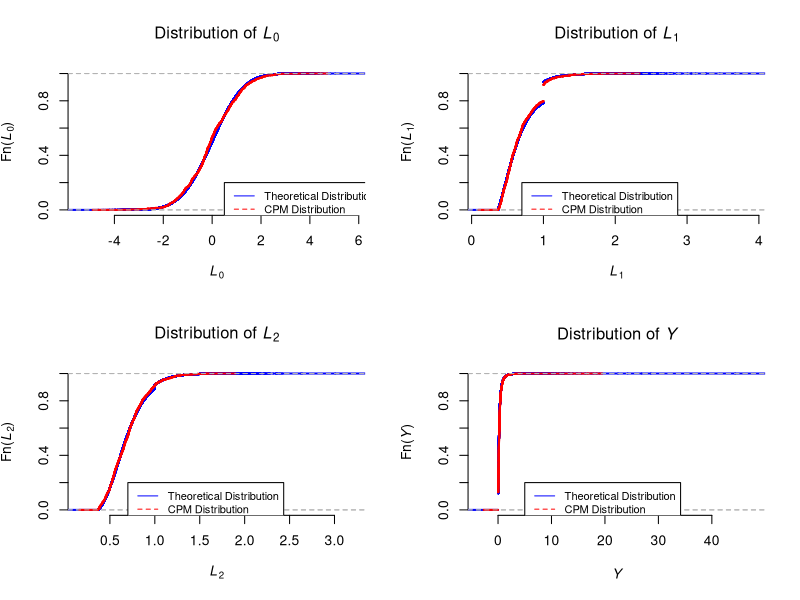
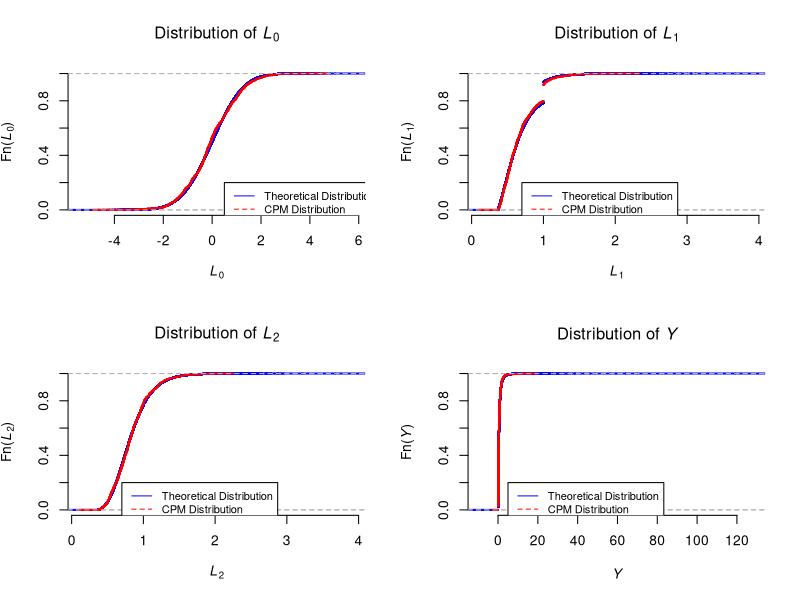
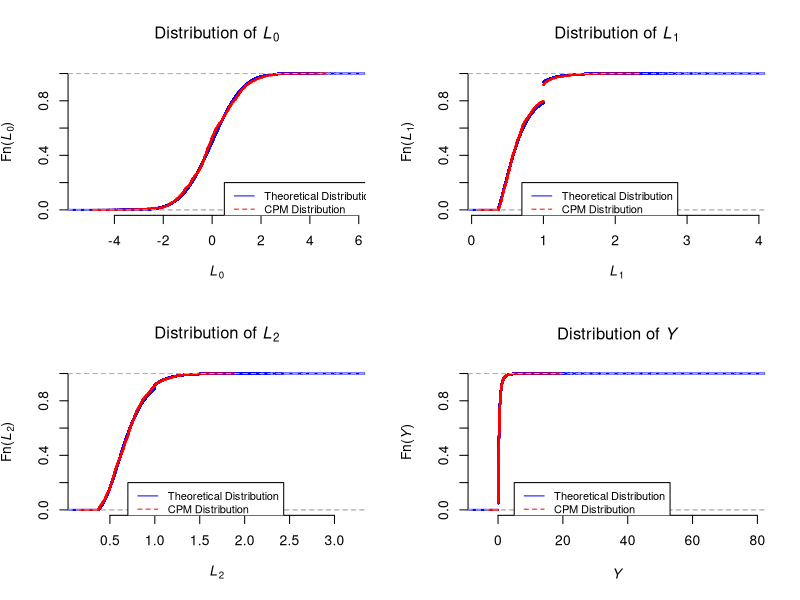
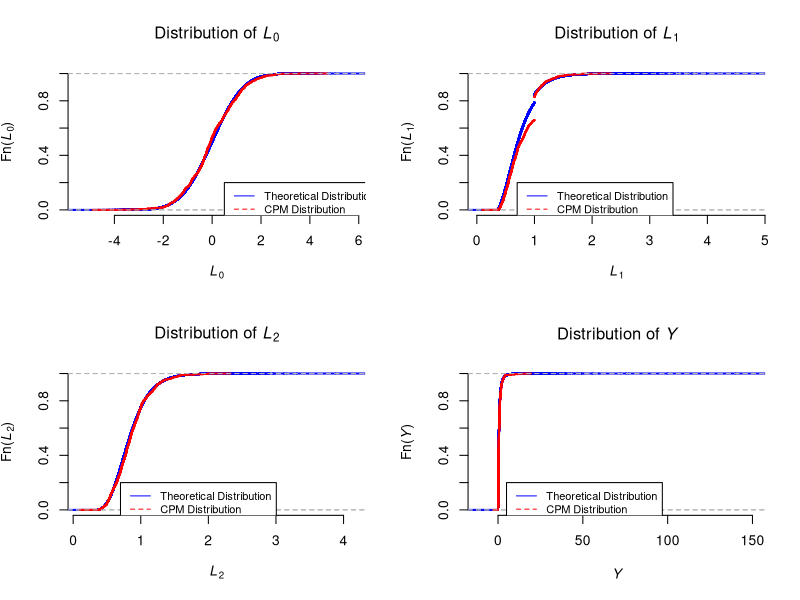

These figures' R source, in order:
## ---- chunk 1
##G-computation with a CPM vs. a Parametric Model 
library(rms)

## Set seed
set.seed(100)

## Define useful functions
expit <- function(x) {exp(x)/(1 + exp(x))}

pull.one <- function(x, y, fhat)
{
  return(y[max(which(fhat < x))])
}

## Simulation parameters
alpha0 <- -0.3
alpha1 <- 0.7
alpha2 <- 0.5
alpha3 <- 0.7

sigma0 <- -0.6
sigma1 <- 0.25
sigma2 <- 0.2

beta0 <- -2.5
beta1 <- 0.2
beta2 <- 0.1
beta3 <- 0.4
beta4 <- 0.3
beta5 <- 0.6
beta6 <- 0.5
sigmaY <- 0.3

s <- 1
s.d <- 0.3

c <- 1
d <- 1

if(c == 1){
  A1 = 0
  A2 = 0
  A3 = 0
  sa1 = 0
  sa2 = 0
  sa3 = 0
}

if(c == 2){
  A1 = 0
  A2 = 1
  A3 = 1
  sa1 = 0
  sa2 = 1
  sa3 = 1
}

if(c == 3){
  A1 = 0
  A2 = 0
  A3 = 1
  sa1 = 0
  sa2 = 0
  sa3 = 1
}

if(c == 4){
  A1 = 1
  A2 = 1
  A3 = 1
  sa1 = 1
  sa2 = 1
  sa3 = 1
}

### True outcomes 
## Time Point 1
N_true <- 1e6
L1 <- rnorm(N_true, mean = 0, sd = s)

## Time Point 2
eps.l2 <- rnorm(N_true, mean = 0, sd = s.d)
L2 <- sigma0 + sigma1 * L1 + sigma2 * A1 + eps.l2
L2[L2 < -1] <- 0

if(d == 1){
L2[L2 > -1] <- exp(L2[L2 > -1])
}

if(d == 2){
L2[L2 > -1] <- (L2[L2 > -1])^2
}

if(d == 3){
L2[L2 > -1] <- abs(L2[L2 > -1])
}

## Time Point 3
eps.l3 <- rnorm(N_true, mean = 0, sd = s.d)
L3 <- sigma0 + sigma1 * L2 + sigma2 * A2 + eps.l3
L3[L3 < -1] <- 0

if(d == 1){
  L3[L3 > -1] <- exp(L3[L3 > -1])
}

if(d == 2){
  L3[L3 > -1] <- (L3[L3 > -1])^ 2
}

if(d == 3){
  L3[L3 > -1] <- abs(L3[L3 > -1])
}

## Final Outcome 
eps.Y <- rnorm(N_true, mean = 0, sd = s)
Ystar <- beta0 + beta1*L1 + beta2*A1 + beta3*L2 + beta4*A2 + beta5*L3 + beta6*A3 + eps.Y
Y_true <- Ystar
Y_true[Ystar < -3] <- 0

if(d == 1){
Y_true[Ystar > -3] <- exp(Ystar[Ystar > -3])
}

if(d == 2){
Y_true[Ystar > -3] <- (Ystar[Ystar > -3])^2
}

if(d == 3){
Y_true[Ystar > -3] <- abs(Ystar[Ystar > -3])
}

my0_true <- mean(Y_true)
## ---- chunk 2
par(mfrow=c(2,2))
begin <- Sys.time()
## Simulation parameters
N <- 1000
M <- 5000 #Monte-Carlo iterations within standardization
nsim <- 1

## Question 1: Does mean(res) reflect true outcome, my0?

for (j in 1:nsim){
## Generate data
## First Time Point
l1 <- rnorm(N, mean = 0, sd = s)
a1 <- rbinom(N, 1, expit(alpha0 + alpha1 * l1))

## Second Time Point
eps.l2 <- rnorm(N, mean = 0, sd = s.d)
l2 <- sigma0 + sigma1 * l1 + sigma2 * a1 + eps.l2
l2[l2 < -1] <- 0

if(d == 1){
l2[l2 > -1] <- exp(l2[l2 > -1])
}

if(d == 2){
l2[l2 > -1] <- (l2[l2 > -1])^2
}

if(d == 3){
l2[l2 > -1] <- abs(l2[l2 > -1])
}

a2 <- rbinom(N, 1, expit(alpha0 + alpha1 * l1 + alpha2 * a1 + alpha3 * l2))

## Third Time Point
eps.l3 <- rnorm(N, mean = 0, sd = s.d)
l3 <- sigma0 + sigma1 * l2 + sigma2 * a2 + eps.l3
l3[l3 < -1] <- 0

if(d == 1){
  l3[l3 > -1] <- exp(l3[l3 > -1])
}

if(d == 2){
  l3[l3 > -1] <- (l3[l3 > -1])^ 2
}

if(d == 3){
  l3[l3 > -1] <- abs(l3[l3 > -1])
}

a3 <- rbinom(N, 1, expit(alpha0 + alpha1 * l2 + alpha2 * a2 + alpha3 * l3))

## Final Outcome
eps.Y <- rnorm(N, mean = 0, sd = s)
Ystar <- beta0 + beta1*l1 + beta2*a1 + beta3*l2 + beta4*a2 + beta5*l3 + beta6*a3 + eps.Y
Y <- Ystar
Y[Ystar < -3] <- 0

if(d == 1){
Y[Ystar > -3] <- exp(Ystar[Ystar > -3])
}

if(d == 2){
Y[Ystar > -3] <- (Ystar[Ystar > -3])^2
}

if(d == 3){
Y[Ystar > -3] <- abs(Ystar[Ystar > -3])
}

## Simulated data set:
dat <- data.frame(cbind(l1, a1, l2, a2, l3, a3, Y))
names(dat) <- c("l1", "a1", "l2", "a2", "l3", "a3", "Y")
    
## Estimate sigmas using a CPM
zz <- orm(l2 ~ l1 + a1, data = dat, family = "probit")
alpha.hat1 <- as.numeric(zz$coef[-c((length(zz$coef) - 1):length(zz$coef))])
sigma1.hat1 <- as.numeric(zz$coef[length(zz$coef) - 1]) 
sigma2.hat1 <- as.numeric(zz$coef[length(zz$coef)]) 

## Estimate sigmas using a CPM
xx <- orm(l3 ~ l2 + a2, data = dat, family = "probit")
alpha.hat2 <- as.numeric(xx$coef[-c((length(xx$coef) - 1):length(xx$coef))])
sigma1.hat2 <- as.numeric(xx$coef[length(xx$coef) - 1]) 
sigma2.hat2 <- as.numeric(xx$coef[length(xx$coef)]) 

## Estimate betas using a CPM
reg.y <- orm(Y ~ l1 + a1 + l2 + a2 + l3 + a3, data = dat, family = 'probit')
alpha.hat3 <- as.numeric(reg.y$coef[-c((length(reg.y$coef) - 5):length(reg.y$coef))])
beta1.hat <- as.numeric(reg.y$coef[length(reg.y$coef) - 5]) 
beta2.hat <- as.numeric(reg.y$coef[length(reg.y$coef) - 4]) 
beta3.hat <- as.numeric(reg.y$coef[length(reg.y$coef) - 3]) 
beta4.hat <- as.numeric(reg.y$coef[length(reg.y$coef) - 2]) 
beta5.hat <- as.numeric(reg.y$coef[length(reg.y$coef) - 1]) 
beta6.hat <- as.numeric(reg.y$coef[length(reg.y$coef)]) 

## Goal: Approximate integral of E[Y|A = a, L = l] with respect to f_L(l)

## First for a = 0, a1 = 0, and a2 = 0
tmp1 <- matrix(0, nrow = length(alpha.hat1), ncol = M)
tmp2 <- matrix(0, nrow = length(alpha.hat2), ncol = M)
tmp3 <- matrix(0, nrow = length(alpha.hat3), ncol = M)

sl1 <- sample(dat$l1, size = M, replace = TRUE)

for (i in 1:length(alpha.hat1))
{
  tmp1[i,] <- as.numeric(1 - pnorm(alpha.hat1[i] + sigma1.hat1*sl1 + sigma2.hat1*sa1, mean = 0, sd = 1))
}
tmp1 <- rbind(0, tmp1)
sl2 <- rep(0, M)
for (i in 1:M)
{
  F.hat1 <- tmp1[,i]
  sl2[i] <- pull.one(x = runif(1, 0, 1), y = sort(unique(dat$l2)), fhat = F.hat1)
}

for (n in 1:length(alpha.hat2))
{
  tmp2[n,] <- as.numeric(1 - pnorm(alpha.hat2[n] + sigma1.hat2*sl2 + sigma2.hat2*sa2, mean = 0, sd = 1))
}
tmp2 <- rbind(0, tmp2)
sl3 <- rep(0, M)
for (i in 1:M)
{
  F.hat2 <- tmp2[,i]
  sl3[i] <- pull.one(x = runif(1, 0, 1), y = sort(unique(dat$l3)), fhat = F.hat2)
}

for (k in 1:length(alpha.hat3))
{
  tmp3[k,] <- as.numeric(1 - pnorm(alpha.hat3[k] + beta1.hat*sl1 + beta2.hat*sa1 + beta3.hat*sl2 + beta4.hat*sa2 + beta5.hat*sl3 + beta6.hat*sa3, mean = 0, sd = 1))
}
tmp3 <- rbind(0, tmp3)
sy0 <- rep(0, M)
for (k in 1:M)
{
  F.hat3 <- tmp3[,k]
  sy0[k] <- pull.one(x = runif(1, 0, 1), y = sort(unique(dat$Y)), fhat = F.hat3)
}
m0 <- mean(sy0)

if (round(j/10) == (j/10)) {print(paste(j, "simulations complete!"))}
}

end <- Sys.time()
end - begin

#Bias
print(paste("Estimated Outcome", m0)) 
print(paste("True Outcome", my0_true)) 
print(paste("Bias", m0 - my0_true)) 

#Plot of Theoretical Distribution and CPM Distribution of L1
hg_L1_true <- ecdf(L1) 
hg_L1_CPM <- ecdf(sl1) 

plot(hg_L1_true, col = "blue", xlab = expression(paste(italic(L)[0])), ylab = expression(paste("Fn(", italic(L)[0], ")")), main = expression(paste("Distribution of ", italic(L)[0])), do.points = FALSE, lwd = 2, frame.plot = FALSE)
plot(hg_L1_CPM, col = "red", add = TRUE, do.points = FALSE, lwd = 2)
legend(0.5, 0.2, legend=c("Theoretical Distribution", "CPM Distribution"),
       col=c("blue", "red"), lty=1:2, cex=0.8)

#Plot of Theoretical Distribution and CPM Distribution of L2
hg_L2_true <- ecdf(L2) 
hg_L2_CPM <- ecdf(sl2) 

plot(hg_L2_true, col = "blue", xlab = expression(paste(italic(L)[1])), ylab = expression(paste("Fn(", italic(L)[1], ")")), main = expression(paste("Distribution of ", italic(L)[1])), do.points = FALSE, lwd = 2, frame.plot = FALSE)
plot(hg_L2_CPM, col = "red", add = TRUE, do.points = FALSE, lwd = 2)
legend(0.7, 0.2, legend=c("Theoretical Distribution", "CPM Distribution"),
       col=c("blue", "red"), lty=1:2, cex=0.8)

#Plot of Theoretical Distribution and CPM Distribution of L3
hg_L3_true <- ecdf(L3) 
hg_L3_CPM <- ecdf(sl3) 

plot(hg_L3_true, col = "blue", xlab = expression(paste(italic(L)[2])), ylab = expression(paste("Fn(", italic(L)[2], ")")), main = expression(paste("Distribution of ", italic(L)[2])), do.points = FALSE, lwd = 2, frame.plot = FALSE)
plot(hg_L3_CPM, col = "red", add = TRUE, do.points = FALSE, lwd = 2)
legend(0.7, 0.2, legend=c("Theoretical Distribution", "CPM Distribution"),
       col=c("blue", "red"), lty=1:2, cex=0.8)

#Plot of Theoretical Distribution and CPM Distribution of Y
hg_Y_true <- ecdf(Y_true)
hg_Y_CPM <- ecdf(sy0)

plot(hg_Y_true, col = "blue", xlab = substitute(paste(italic('Y'))), ylab = substitute(paste("Fn(", italic("Y"), ")")), main = expression(paste("Distribution of ", italic(Y))), do.points = FALSE, lwd = 2, frame.plot = FALSE)
plot(hg_Y_CPM, col = "red", add = TRUE, do.points = FALSE, lwd = 2)
legend(5, 0.2, legend=c("Theoretical Distribution", "CPM Distribution"),
       col=c("blue", "red"), lty=1:2, cex=0.8)
## ---- chunk 3
##G-computation with a CPM vs. a Parametric Model 
library(rms)

## Set seed
set.seed(100)

## Define useful functions
expit <- function(x) {exp(x)/(1 + exp(x))}

pull.one <- function(x, y, fhat)
{
  return(y[max(which(fhat < x))])
}

## Simulation parameters
alpha0 <- -0.3
alpha1 <- 0.7
alpha2 <- 0.5
alpha3 <- 0.7

sigma0 <- -0.6
sigma1 <- 0.25
sigma2 <- 0.2

beta0 <- -2.5
beta1 <- 0.2
beta2 <- 0.1
beta3 <- 0.4
beta4 <- 0.3
beta5 <- 0.6
beta6 <- 0.5
sigmaY <- 0.3

s <- 1
s.d <- 0.3

c <- 2
d <- 1

if(c == 1){
  A1 = 0
  A2 = 0
  A3 = 0
  sa1 = 0
  sa2 = 0
  sa3 = 0
}

if(c == 2){
  A1 = 0
  A2 = 1
  A3 = 1
  sa1 = 0
  sa2 = 1
  sa3 = 1
}

if(c == 3){
  A1 = 0
  A2 = 0
  A3 = 1
  sa1 = 0
  sa2 = 0
  sa3 = 1
}

if(c == 4){
  A1 = 1
  A2 = 1
  A3 = 1
  sa1 = 1
  sa2 = 1
  sa3 = 1
}

### True outcomes 
## Time Point 1
N_true <- 1e6
L1 <- rnorm(N_true, mean = 0, sd = s)

## Time Point 2
eps.l2 <- rnorm(N_true, mean = 0, sd = s.d)
L2 <- sigma0 + sigma1 * L1 + sigma2 * A1 + eps.l2
L2[L2 < -1] <- 0

if(d == 1){
L2[L2 > -1] <- exp(L2[L2 > -1])
}

if(d == 2){
L2[L2 > -1] <- (L2[L2 > -1])^2
}

if(d == 3){
L2[L2 > -1] <- abs(L2[L2 > -1])
}

## Time Point 3
eps.l3 <- rnorm(N_true, mean = 0, sd = s.d)
L3 <- sigma0 + sigma1 * L2 + sigma2 * A2 + eps.l3
L3[L3 < -1] <- 0

if(d == 1){
  L3[L3 > -1] <- exp(L3[L3 > -1])
}

if(d == 2){
  L3[L3 > -1] <- (L3[L3 > -1])^ 2
}

if(d == 3){
  L3[L3 > -1] <- abs(L3[L3 > -1])
}

## Final Outcome 
eps.Y <- rnorm(N_true, mean = 0, sd = s)
Ystar <- beta0 + beta1*L1 + beta2*A1 + beta3*L2 + beta4*A2 + beta5*L3 + beta6*A3 + eps.Y
Y_true <- Ystar
Y_true[Ystar < -3] <- 0

if(d == 1){
Y_true[Ystar > -3] <- exp(Ystar[Ystar > -3])
}

if(d == 2){
Y_true[Ystar > -3] <- (Ystar[Ystar > -3])^2
}

if(d == 3){
Y_true[Ystar > -3] <- abs(Ystar[Ystar > -3])
}

my0_true <- mean(Y_true)
## ---- chunk 4
par(mfrow=c(2,2))
begin <- Sys.time()
## Simulation parameters
N <- 1000
M <- 5000 #Monte-Carlo iterations within standardization
nsim <- 1

## Question 1: Does mean(res) reflect true outcome, my0?

for (j in 1:nsim){
## Generate data
## First Time Point
l1 <- rnorm(N, mean = 0, sd = s)
a1 <- rbinom(N, 1, expit(alpha0 + alpha1 * l1))

## Second Time Point
eps.l2 <- rnorm(N, mean = 0, sd = s.d)
l2 <- sigma0 + sigma1 * l1 + sigma2 * a1 + eps.l2
l2[l2 < -1] <- 0

if(d == 1){
l2[l2 > -1] <- exp(l2[l2 > -1])
}

if(d == 2){
l2[l2 > -1] <- (l2[l2 > -1])^2
}

if(d == 3){
l2[l2 > -1] <- abs(l2[l2 > -1])
}

a2 <- rbinom(N, 1, expit(alpha0 + alpha1 * l1 + alpha2 * a1 + alpha3 * l2))

## Third Time Point
eps.l3 <- rnorm(N, mean = 0, sd = s.d)
l3 <- sigma0 + sigma1 * l2 + sigma2 * a2 + eps.l3
l3[l3 < -1] <- 0

if(d == 1){
  l3[l3 > -1] <- exp(l3[l3 > -1])
}

if(d == 2){
  l3[l3 > -1] <- (l3[l3 > -1])^ 2
}

if(d == 3){
  l3[l3 > -1] <- abs(l3[l3 > -1])
}

a3 <- rbinom(N, 1, expit(alpha0 + alpha1 * l2 + alpha2 * a2 + alpha3 * l3))

## Final Outcome
eps.Y <- rnorm(N, mean = 0, sd = s)
Ystar <- beta0 + beta1*l1 + beta2*a1 + beta3*l2 + beta4*a2 + beta5*l3 + beta6*a3 + eps.Y
Y <- Ystar
Y[Ystar < -3] <- 0

if(d == 1){
Y[Ystar > -3] <- exp(Ystar[Ystar > -3])
}

if(d == 2){
Y[Ystar > -3] <- (Ystar[Ystar > -3])^2
}

if(d == 3){
Y[Ystar > -3] <- abs(Ystar[Ystar > -3])
}

## Simulated data set:
dat <- data.frame(cbind(l1, a1, l2, a2, l3, a3, Y))
names(dat) <- c("l1", "a1", "l2", "a2", "l3", "a3", "Y")
    
## Estimate sigmas using a CPM
zz <- orm(l2 ~ l1 + a1, data = dat, family = "probit")
alpha.hat1 <- as.numeric(zz$coef[-c((length(zz$coef) - 1):length(zz$coef))])
sigma1.hat1 <- as.numeric(zz$coef[length(zz$coef) - 1]) 
sigma2.hat1 <- as.numeric(zz$coef[length(zz$coef)]) 

## Estimate sigmas using a CPM
xx <- orm(l3 ~ l2 + a2, data = dat, family = "probit")
alpha.hat2 <- as.numeric(xx$coef[-c((length(xx$coef) - 1):length(xx$coef))])
sigma1.hat2 <- as.numeric(xx$coef[length(xx$coef) - 1]) 
sigma2.hat2 <- as.numeric(xx$coef[length(xx$coef)]) 

## Estimate betas using a CPM
reg.y <- orm(Y ~ l1 + a1 + l2 + a2 + l3 + a3, data = dat, family = 'probit')
alpha.hat3 <- as.numeric(reg.y$coef[-c((length(reg.y$coef) - 5):length(reg.y$coef))])
beta1.hat <- as.numeric(reg.y$coef[length(reg.y$coef) - 5]) 
beta2.hat <- as.numeric(reg.y$coef[length(reg.y$coef) - 4]) 
beta3.hat <- as.numeric(reg.y$coef[length(reg.y$coef) - 3]) 
beta4.hat <- as.numeric(reg.y$coef[length(reg.y$coef) - 2]) 
beta5.hat <- as.numeric(reg.y$coef[length(reg.y$coef) - 1]) 
beta6.hat <- as.numeric(reg.y$coef[length(reg.y$coef)]) 

## Goal: Approximate integral of E[Y|A = a, L = l] with respect to f_L(l)

## First for a = 0, a1 = 0, and a2 = 0
tmp1 <- matrix(0, nrow = length(alpha.hat1), ncol = M)
tmp2 <- matrix(0, nrow = length(alpha.hat2), ncol = M)
tmp3 <- matrix(0, nrow = length(alpha.hat3), ncol = M)

sl1 <- sample(dat$l1, size = M, replace = TRUE)

for (i in 1:length(alpha.hat1))
{
  tmp1[i,] <- as.numeric(1 - pnorm(alpha.hat1[i] + sigma1.hat1*sl1 + sigma2.hat1*sa1, mean = 0, sd = 1))
}
tmp1 <- rbind(0, tmp1)
sl2 <- rep(0, M)
for (i in 1:M)
{
  F.hat1 <- tmp1[,i]
  sl2[i] <- pull.one(x = runif(1, 0, 1), y = sort(unique(dat$l2)), fhat = F.hat1)
}

for (n in 1:length(alpha.hat2))
{
  tmp2[n,] <- as.numeric(1 - pnorm(alpha.hat2[n] + sigma1.hat2*sl2 + sigma2.hat2*sa2, mean = 0, sd = 1))
}
tmp2 <- rbind(0, tmp2)
sl3 <- rep(0, M)
for (i in 1:M)
{
  F.hat2 <- tmp2[,i]
  sl3[i] <- pull.one(x = runif(1, 0, 1), y = sort(unique(dat$l3)), fhat = F.hat2)
}

for (k in 1:length(alpha.hat3))
{
  tmp3[k,] <- as.numeric(1 - pnorm(alpha.hat3[k] + beta1.hat*sl1 + beta2.hat*sa1 + beta3.hat*sl2 + beta4.hat*sa2 + beta5.hat*sl3 + beta6.hat*sa3, mean = 0, sd = 1))
}
tmp3 <- rbind(0, tmp3)
sy0 <- rep(0, M)
for (k in 1:M)
{
  F.hat3 <- tmp3[,k]
  sy0[k] <- pull.one(x = runif(1, 0, 1), y = sort(unique(dat$Y)), fhat = F.hat3)
}
m0 <- mean(sy0)

if (round(j/10) == (j/10)) {print(paste(j, "simulations complete!"))}
}

end <- Sys.time()
end - begin

#Bias
print(paste("Estimated Outcome", m0)) 
print(paste("True Outcome", my0_true)) 
print(paste("Bias", m0 - my0_true)) 

#Plot of Theoretical Distribution and CPM Distribution of L1
hg_L1_true <- ecdf(L1) 
hg_L1_CPM <- ecdf(sl1) 

plot(hg_L1_true, col = "blue", xlab = expression(paste(italic(L)[0])), ylab = expression(paste("Fn(", italic(L)[0], ")")), main = expression(paste("Distribution of ", italic(L)[0])), do.points = FALSE, lwd = 2, frame.plot = FALSE)
plot(hg_L1_CPM, col = "red", add = TRUE, do.points = FALSE, lwd = 2)
legend(0.5, 0.2, legend=c("Theoretical Distribution", "CPM Distribution"),
       col=c("blue", "red"), lty=1:2, cex=0.8)

#Plot of Theoretical Distribution and CPM Distribution of L2
hg_L2_true <- ecdf(L2) 
hg_L2_CPM <- ecdf(sl2) 

plot(hg_L2_true, col = "blue", xlab = expression(paste(italic(L)[1])), ylab = expression(paste("Fn(", italic(L)[1], ")")), main = expression(paste("Distribution of ", italic(L)[1])), do.points = FALSE, lwd = 2, frame.plot = FALSE)
plot(hg_L2_CPM, col = "red", add = TRUE, do.points = FALSE, lwd = 2)
legend(0.7, 0.2, legend=c("Theoretical Distribution", "CPM Distribution"),
       col=c("blue", "red"), lty=1:2, cex=0.8)

#Plot of Theoretical Distribution and CPM Distribution of L3
hg_L3_true <- ecdf(L3) 
hg_L3_CPM <- ecdf(sl3) 

plot(hg_L3_true, col = "blue", xlab = expression(paste(italic(L)[2])), ylab = expression(paste("Fn(", italic(L)[2], ")")), main = expression(paste("Distribution of ", italic(L)[2])), do.points = FALSE, lwd = 2, frame.plot = FALSE)
plot(hg_L3_CPM, col = "red", add = TRUE, do.points = FALSE, lwd = 2)
legend(0.7, 0.2, legend=c("Theoretical Distribution", "CPM Distribution"),
       col=c("blue", "red"), lty=1:2, cex=0.8)

#Plot of Theoretical Distribution and CPM Distribution of Y
hg_Y_true <- ecdf(Y_true)
hg_Y_CPM <- ecdf(sy0)

plot(hg_Y_true, col = "blue", xlab = substitute(paste(italic('Y'))), ylab = substitute(paste("Fn(", italic("Y"), ")")), main = expression(paste("Distribution of ", italic(Y))), do.points = FALSE, lwd = 2, frame.plot = FALSE)
plot(hg_Y_CPM, col = "red", add = TRUE, do.points = FALSE, lwd = 2)
legend(5, 0.2, legend=c("Theoretical Distribution", "CPM Distribution"),
       col=c("blue", "red"), lty=1:2, cex=0.8)
## ---- chunk 5
##G-computation with a CPM vs. a Parametric Model 
library(rms)

## Set seed
set.seed(100)

## Define useful functions
expit <- function(x) {exp(x)/(1 + exp(x))}

pull.one <- function(x, y, fhat)
{
  return(y[max(which(fhat < x))])
}

## Simulation parameters
alpha0 <- -0.3
alpha1 <- 0.7
alpha2 <- 0.5
alpha3 <- 0.7

sigma0 <- -0.6
sigma1 <- 0.25
sigma2 <- 0.2

beta0 <- -2.5
beta1 <- 0.2
beta2 <- 0.1
beta3 <- 0.4
beta4 <- 0.3
beta5 <- 0.6
beta6 <- 0.5
sigmaY <- 0.3

s <- 1
s.d <- 0.3

c <- 3
d <- 1

if(c == 1){
  A1 = 0
  A2 = 0
  A3 = 0
  sa1 = 0
  sa2 = 0
  sa3 = 0
}

if(c == 2){
  A1 = 0
  A2 = 1
  A3 = 1
  sa1 = 0
  sa2 = 1
  sa3 = 1
}

if(c == 3){
  A1 = 0
  A2 = 0
  A3 = 1
  sa1 = 0
  sa2 = 0
  sa3 = 1
}

if(c == 4){
  A1 = 1
  A2 = 1
  A3 = 1
  sa1 = 1
  sa2 = 1
  sa3 = 1
}

### True outcomes 
## Time Point 1
N_true <- 1e6
L1 <- rnorm(N_true, mean = 0, sd = s)

## Time Point 2
eps.l2 <- rnorm(N_true, mean = 0, sd = s.d)
L2 <- sigma0 + sigma1 * L1 + sigma2 * A1 + eps.l2
L2[L2 < -1] <- 0

if(d == 1){
L2[L2 > -1] <- exp(L2[L2 > -1])
}

if(d == 2){
L2[L2 > -1] <- (L2[L2 > -1])^2
}

if(d == 3){
L2[L2 > -1] <- abs(L2[L2 > -1])
}

## Time Point 3
eps.l3 <- rnorm(N_true, mean = 0, sd = s.d)
L3 <- sigma0 + sigma1 * L2 + sigma2 * A2 + eps.l3
L3[L3 < -1] <- 0

if(d == 1){
  L3[L3 > -1] <- exp(L3[L3 > -1])
}

if(d == 2){
  L3[L3 > -1] <- (L3[L3 > -1])^ 2
}

if(d == 3){
  L3[L3 > -1] <- abs(L3[L3 > -1])
}

## Final Outcome 
eps.Y <- rnorm(N_true, mean = 0, sd = s)
Ystar <- beta0 + beta1*L1 + beta2*A1 + beta3*L2 + beta4*A2 + beta5*L3 + beta6*A3 + eps.Y
Y_true <- Ystar
Y_true[Ystar < -3] <- 0

if(d == 1){
Y_true[Ystar > -3] <- exp(Ystar[Ystar > -3])
}

if(d == 2){
Y_true[Ystar > -3] <- (Ystar[Ystar > -3])^2
}

if(d == 3){
Y_true[Ystar > -3] <- abs(Ystar[Ystar > -3])
}

my0_true <- mean(Y_true)
## ---- chunk 6
par(mfrow=c(2,2))
begin <- Sys.time()
## Simulation parameters
N <- 1000
M <- 5000 #Monte-Carlo iterations within standardization
nsim <- 1

## Question 1: Does mean(res) reflect true outcome, my0?

for (j in 1:nsim){
## Generate data
## First Time Point
l1 <- rnorm(N, mean = 0, sd = s)
a1 <- rbinom(N, 1, expit(alpha0 + alpha1 * l1))

## Second Time Point
eps.l2 <- rnorm(N, mean = 0, sd = s.d)
l2 <- sigma0 + sigma1 * l1 + sigma2 * a1 + eps.l2
l2[l2 < -1] <- 0

if(d == 1){
l2[l2 > -1] <- exp(l2[l2 > -1])
}

if(d == 2){
l2[l2 > -1] <- (l2[l2 > -1])^2
}

if(d == 3){
l2[l2 > -1] <- abs(l2[l2 > -1])
}

a2 <- rbinom(N, 1, expit(alpha0 + alpha1 * l1 + alpha2 * a1 + alpha3 * l2))

## Third Time Point
eps.l3 <- rnorm(N, mean = 0, sd = s.d)
l3 <- sigma0 + sigma1 * l2 + sigma2 * a2 + eps.l3
l3[l3 < -1] <- 0

if(d == 1){
  l3[l3 > -1] <- exp(l3[l3 > -1])
}

if(d == 2){
  l3[l3 > -1] <- (l3[l3 > -1])^ 2
}

if(d == 3){
  l3[l3 > -1] <- abs(l3[l3 > -1])
}

a3 <- rbinom(N, 1, expit(alpha0 + alpha1 * l2 + alpha2 * a2 + alpha3 * l3))

## Final Outcome
eps.Y <- rnorm(N, mean = 0, sd = s)
Ystar <- beta0 + beta1*l1 + beta2*a1 + beta3*l2 + beta4*a2 + beta5*l3 + beta6*a3 + eps.Y
Y <- Ystar
Y[Ystar < -3] <- 0

if(d == 1){
Y[Ystar > -3] <- exp(Ystar[Ystar > -3])
}

if(d == 2){
Y[Ystar > -3] <- (Ystar[Ystar > -3])^2
}

if(d == 3){
Y[Ystar > -3] <- abs(Ystar[Ystar > -3])
}

## Simulated data set:
dat <- data.frame(cbind(l1, a1, l2, a2, l3, a3, Y))
names(dat) <- c("l1", "a1", "l2", "a2", "l3", "a3", "Y")
    
## Estimate sigmas using a CPM
zz <- orm(l2 ~ l1 + a1, data = dat, family = "probit")
alpha.hat1 <- as.numeric(zz$coef[-c((length(zz$coef) - 1):length(zz$coef))])
sigma1.hat1 <- as.numeric(zz$coef[length(zz$coef) - 1]) 
sigma2.hat1 <- as.numeric(zz$coef[length(zz$coef)]) 

## Estimate sigmas using a CPM
xx <- orm(l3 ~ l2 + a2, data = dat, family = "probit")
alpha.hat2 <- as.numeric(xx$coef[-c((length(xx$coef) - 1):length(xx$coef))])
sigma1.hat2 <- as.numeric(xx$coef[length(xx$coef) - 1]) 
sigma2.hat2 <- as.numeric(xx$coef[length(xx$coef)]) 

## Estimate betas using a CPM
reg.y <- orm(Y ~ l1 + a1 + l2 + a2 + l3 + a3, data = dat, family = 'probit')
alpha.hat3 <- as.numeric(reg.y$coef[-c((length(reg.y$coef) - 5):length(reg.y$coef))])
beta1.hat <- as.numeric(reg.y$coef[length(reg.y$coef) - 5]) 
beta2.hat <- as.numeric(reg.y$coef[length(reg.y$coef) - 4]) 
beta3.hat <- as.numeric(reg.y$coef[length(reg.y$coef) - 3]) 
beta4.hat <- as.numeric(reg.y$coef[length(reg.y$coef) - 2]) 
beta5.hat <- as.numeric(reg.y$coef[length(reg.y$coef) - 1]) 
beta6.hat <- as.numeric(reg.y$coef[length(reg.y$coef)]) 

## Goal: Approximate integral of E[Y|A = a, L = l] with respect to f_L(l)

## First for a = 0, a1 = 0, and a2 = 0
tmp1 <- matrix(0, nrow = length(alpha.hat1), ncol = M)
tmp2 <- matrix(0, nrow = length(alpha.hat2), ncol = M)
tmp3 <- matrix(0, nrow = length(alpha.hat3), ncol = M)

sl1 <- sample(dat$l1, size = M, replace = TRUE)

for (i in 1:length(alpha.hat1))
{
  tmp1[i,] <- as.numeric(1 - pnorm(alpha.hat1[i] + sigma1.hat1*sl1 + sigma2.hat1*sa1, mean = 0, sd = 1))
}
tmp1 <- rbind(0, tmp1)
sl2 <- rep(0, M)
for (i in 1:M)
{
  F.hat1 <- tmp1[,i]
  sl2[i] <- pull.one(x = runif(1, 0, 1), y = sort(unique(dat$l2)), fhat = F.hat1)
}

for (n in 1:length(alpha.hat2))
{
  tmp2[n,] <- as.numeric(1 - pnorm(alpha.hat2[n] + sigma1.hat2*sl2 + sigma2.hat2*sa2, mean = 0, sd = 1))
}
tmp2 <- rbind(0, tmp2)
sl3 <- rep(0, M)
for (i in 1:M)
{
  F.hat2 <- tmp2[,i]
  sl3[i] <- pull.one(x = runif(1, 0, 1), y = sort(unique(dat$l3)), fhat = F.hat2)
}

for (k in 1:length(alpha.hat3))
{
  tmp3[k,] <- as.numeric(1 - pnorm(alpha.hat3[k] + beta1.hat*sl1 + beta2.hat*sa1 + beta3.hat*sl2 + beta4.hat*sa2 + beta5.hat*sl3 + beta6.hat*sa3, mean = 0, sd = 1))
}
tmp3 <- rbind(0, tmp3)
sy0 <- rep(0, M)
for (k in 1:M)
{
  F.hat3 <- tmp3[,k]
  sy0[k] <- pull.one(x = runif(1, 0, 1), y = sort(unique(dat$Y)), fhat = F.hat3)
}
m0 <- mean(sy0)

if (round(j/10) == (j/10)) {print(paste(j, "simulations complete!"))}
}

end <- Sys.time()
end - begin

#Bias
print(paste("Estimated Outcome", m0)) 
print(paste("True Outcome", my0_true)) 
print(paste("Bias", m0 - my0_true)) 

#Plot of Theoretical Distribution and CPM Distribution of L1
hg_L1_true <- ecdf(L1) 
hg_L1_CPM <- ecdf(sl1) 

plot(hg_L1_true, col = "blue", xlab = expression(paste(italic(L)[0])), ylab = expression(paste("Fn(", italic(L)[0], ")")), main = expression(paste("Distribution of ", italic(L)[0])), do.points = FALSE, lwd = 2, frame.plot = FALSE)
plot(hg_L1_CPM, col = "red", add = TRUE, do.points = FALSE, lwd = 2)
legend(0.5, 0.2, legend=c("Theoretical Distribution", "CPM Distribution"),
       col=c("blue", "red"), lty=1:2, cex=0.8)

#Plot of Theoretical Distribution and CPM Distribution of L2
hg_L2_true <- ecdf(L2) 
hg_L2_CPM <- ecdf(sl2) 

plot(hg_L2_true, col = "blue", xlab = expression(paste(italic(L)[1])), ylab = expression(paste("Fn(", italic(L)[1], ")")), main = expression(paste("Distribution of ", italic(L)[1])), do.points = FALSE, lwd = 2, frame.plot = FALSE)
plot(hg_L2_CPM, col = "red", add = TRUE, do.points = FALSE, lwd = 2)
legend(0.7, 0.2, legend=c("Theoretical Distribution", "CPM Distribution"),
       col=c("blue", "red"), lty=1:2, cex=0.8)

#Plot of Theoretical Distribution and CPM Distribution of L3
hg_L3_true <- ecdf(L3) 
hg_L3_CPM <- ecdf(sl3) 

plot(hg_L3_true, col = "blue", xlab = expression(paste(italic(L)[2])), ylab = expression(paste("Fn(", italic(L)[2], ")")), main = expression(paste("Distribution of ", italic(L)[2])), do.points = FALSE, lwd = 2, frame.plot = FALSE)
plot(hg_L3_CPM, col = "red", add = TRUE, do.points = FALSE, lwd = 2)
legend(0.7, 0.2, legend=c("Theoretical Distribution", "CPM Distribution"),
       col=c("blue", "red"), lty=1:2, cex=0.8)

#Plot of Theoretical Distribution and CPM Distribution of Y
hg_Y_true <- ecdf(Y_true)
hg_Y_CPM <- ecdf(sy0)

plot(hg_Y_true, col = "blue", xlab = substitute(paste(italic('Y'))), ylab = substitute(paste("Fn(", italic("Y"), ")")), main = expression(paste("Distribution of ", italic(Y))), do.points = FALSE, lwd = 2, frame.plot = FALSE)
plot(hg_Y_CPM, col = "red", add = TRUE, do.points = FALSE, lwd = 2)
legend(5, 0.2, legend=c("Theoretical Distribution", "CPM Distribution"),
       col=c("blue", "red"), lty=1:2, cex=0.8)
## ---- chunk 7
##G-computation with a CPM vs. a Parametric Model 
library(rms)

## Set seed
set.seed(100)

## Define useful functions
expit <- function(x) {exp(x)/(1 + exp(x))}

pull.one <- function(x, y, fhat)
{
  return(y[max(which(fhat < x))])
}

## Simulation parameters
alpha0 <- -0.3
alpha1 <- 0.7
alpha2 <- 0.5
alpha3 <- 0.7

sigma0 <- -0.6
sigma1 <- 0.25
sigma2 <- 0.2

beta0 <- -2.5
beta1 <- 0.2
beta2 <- 0.1
beta3 <- 0.4
beta4 <- 0.3
beta5 <- 0.6
beta6 <- 0.5
sigmaY <- 0.3

s <- 1
s.d <- 0.3

c <- 4
d <- 1

if(c == 1){
  A1 = 0
  A2 = 0
  A3 = 0
  sa1 = 0
  sa2 = 0
  sa3 = 0
}

if(c == 2){
  A1 = 0
  A2 = 1
  A3 = 1
  sa1 = 0
  sa2 = 1
  sa3 = 1
}

if(c == 3){
  A1 = 0
  A2 = 0
  A3 = 1
  sa1 = 0
  sa2 = 0
  sa3 = 1
}

if(c == 4){
  A1 = 1
  A2 = 1
  A3 = 1
  sa1 = 1
  sa2 = 1
  sa3 = 1
}

### True outcomes 
## Time Point 1
N_true <- 1e6
L1 <- rnorm(N_true, mean = 0, sd = s)

## Time Point 2
eps.l2 <- rnorm(N_true, mean = 0, sd = s.d)
L2 <- sigma0 + sigma1 * L1 + sigma2 * A1 + eps.l2
L2[L2 < -1] <- 0

if(d == 1){
L2[L2 > -1] <- exp(L2[L2 > -1])
}

if(d == 2){
L2[L2 > -1] <- (L2[L2 > -1])^2
}

if(d == 3){
L2[L2 > -1] <- abs(L2[L2 > -1])
}

## Time Point 3
eps.l3 <- rnorm(N_true, mean = 0, sd = s.d)
L3 <- sigma0 + sigma1 * L2 + sigma2 * A2 + eps.l3
L3[L3 < -1] <- 0

if(d == 1){
  L3[L3 > -1] <- exp(L3[L3 > -1])
}

if(d == 2){
  L3[L3 > -1] <- (L3[L3 > -1])^ 2
}

if(d == 3){
  L3[L3 > -1] <- abs(L3[L3 > -1])
}

## Final Outcome 
eps.Y <- rnorm(N_true, mean = 0, sd = s)
Ystar <- beta0 + beta1*L1 + beta2*A1 + beta3*L2 + beta4*A2 + beta5*L3 + beta6*A3 + eps.Y
Y_true <- Ystar
Y_true[Ystar < -3] <- 0

if(d == 1){
Y_true[Ystar > -3] <- exp(Ystar[Ystar > -3])
}

if(d == 2){
Y_true[Ystar > -3] <- (Ystar[Ystar > -3])^2
}

if(d == 3){
Y_true[Ystar > -3] <- abs(Ystar[Ystar > -3])
}

my0_true <- mean(Y_true)
## ---- chunk 8
par(mfrow=c(2,2))
begin <- Sys.time()
## Simulation parameters
N <- 1000
M <- 5000 #Monte-Carlo iterations within standardization
nsim <- 1

## Question 1: Does mean(res) reflect true outcome, my0?

for (j in 1:nsim){
## Generate data
## First Time Point
l1 <- rnorm(N, mean = 0, sd = s)
a1 <- rbinom(N, 1, expit(alpha0 + alpha1 * l1))

## Second Time Point
eps.l2 <- rnorm(N, mean = 0, sd = s.d)
l2 <- sigma0 + sigma1 * l1 + sigma2 * a1 + eps.l2
l2[l2 < -1] <- 0

if(d == 1){
l2[l2 > -1] <- exp(l2[l2 > -1])
}

if(d == 2){
l2[l2 > -1] <- (l2[l2 > -1])^2
}

if(d == 3){
l2[l2 > -1] <- abs(l2[l2 > -1])
}

a2 <- rbinom(N, 1, expit(alpha0 + alpha1 * l1 + alpha2 * a1 + alpha3 * l2))

## Third Time Point
eps.l3 <- rnorm(N, mean = 0, sd = s.d)
l3 <- sigma0 + sigma1 * l2 + sigma2 * a2 + eps.l3
l3[l3 < -1] <- 0

if(d == 1){
  l3[l3 > -1] <- exp(l3[l3 > -1])
}

if(d == 2){
  l3[l3 > -1] <- (l3[l3 > -1])^ 2
}

if(d == 3){
  l3[l3 > -1] <- abs(l3[l3 > -1])
}

a3 <- rbinom(N, 1, expit(alpha0 + alpha1 * l2 + alpha2 * a2 + alpha3 * l3))

## Final Outcome
eps.Y <- rnorm(N, mean = 0, sd = s)
Ystar <- beta0 + beta1*l1 + beta2*a1 + beta3*l2 + beta4*a2 + beta5*l3 + beta6*a3 + eps.Y
Y <- Ystar
Y[Ystar < -3] <- 0

if(d == 1){
Y[Ystar > -3] <- exp(Ystar[Ystar > -3])
}

if(d == 2){
Y[Ystar > -3] <- (Ystar[Ystar > -3])^2
}

if(d == 3){
Y[Ystar > -3] <- abs(Ystar[Ystar > -3])
}

## Simulated data set:
dat <- data.frame(cbind(l1, a1, l2, a2, l3, a3, Y))
names(dat) <- c("l1", "a1", "l2", "a2", "l3", "a3", "Y")
    
## Estimate sigmas using a CPM
zz <- orm(l2 ~ l1 + a1, data = dat, family = "probit")
alpha.hat1 <- as.numeric(zz$coef[-c((length(zz$coef) - 1):length(zz$coef))])
sigma1.hat1 <- as.numeric(zz$coef[length(zz$coef) - 1]) 
sigma2.hat1 <- as.numeric(zz$coef[length(zz$coef)]) 

## Estimate sigmas using a CPM
xx <- orm(l3 ~ l2 + a2, data = dat, family = "probit")
alpha.hat2 <- as.numeric(xx$coef[-c((length(xx$coef) - 1):length(xx$coef))])
sigma1.hat2 <- as.numeric(xx$coef[length(xx$coef) - 1]) 
sigma2.hat2 <- as.numeric(xx$coef[length(xx$coef)]) 

## Estimate betas using a CPM
reg.y <- orm(Y ~ l1 + a1 + l2 + a2 + l3 + a3, data = dat, family = 'probit')
alpha.hat3 <- as.numeric(reg.y$coef[-c((length(reg.y$coef) - 5):length(reg.y$coef))])
beta1.hat <- as.numeric(reg.y$coef[length(reg.y$coef) - 5]) 
beta2.hat <- as.numeric(reg.y$coef[length(reg.y$coef) - 4]) 
beta3.hat <- as.numeric(reg.y$coef[length(reg.y$coef) - 3]) 
beta4.hat <- as.numeric(reg.y$coef[length(reg.y$coef) - 2]) 
beta5.hat <- as.numeric(reg.y$coef[length(reg.y$coef) - 1]) 
beta6.hat <- as.numeric(reg.y$coef[length(reg.y$coef)]) 

## Goal: Approximate integral of E[Y|A = a, L = l] with respect to f_L(l)

## First for a = 0, a1 = 0, and a2 = 0
tmp1 <- matrix(0, nrow = length(alpha.hat1), ncol = M)
tmp2 <- matrix(0, nrow = length(alpha.hat2), ncol = M)
tmp3 <- matrix(0, nrow = length(alpha.hat3), ncol = M)

sl1 <- sample(dat$l1, size = M, replace = TRUE)

for (i in 1:length(alpha.hat1))
{
  tmp1[i,] <- as.numeric(1 - pnorm(alpha.hat1[i] + sigma1.hat1*sl1 + sigma2.hat1*sa1, mean = 0, sd = 1))
}
tmp1 <- rbind(0, tmp1)
sl2 <- rep(0, M)
for (i in 1:M)
{
  F.hat1 <- tmp1[,i]
  sl2[i] <- pull.one(x = runif(1, 0, 1), y = sort(unique(dat$l2)), fhat = F.hat1)
}

for (n in 1:length(alpha.hat2))
{
  tmp2[n,] <- as.numeric(1 - pnorm(alpha.hat2[n] + sigma1.hat2*sl2 + sigma2.hat2*sa2, mean = 0, sd = 1))
}
tmp2 <- rbind(0, tmp2)
sl3 <- rep(0, M)
for (i in 1:M)
{
  F.hat2 <- tmp2[,i]
  sl3[i] <- pull.one(x = runif(1, 0, 1), y = sort(unique(dat$l3)), fhat = F.hat2)
}

for (k in 1:length(alpha.hat3))
{
  tmp3[k,] <- as.numeric(1 - pnorm(alpha.hat3[k] + beta1.hat*sl1 + beta2.hat*sa1 + beta3.hat*sl2 + beta4.hat*sa2 + beta5.hat*sl3 + beta6.hat*sa3, mean = 0, sd = 1))
}
tmp3 <- rbind(0, tmp3)
sy0 <- rep(0, M)
for (k in 1:M)
{
  F.hat3 <- tmp3[,k]
  sy0[k] <- pull.one(x = runif(1, 0, 1), y = sort(unique(dat$Y)), fhat = F.hat3)
}
m0 <- mean(sy0)

if (round(j/10) == (j/10)) {print(paste(j, "simulations complete!"))}
}

end <- Sys.time()
end - begin

#Bias
print(paste("Estimated Outcome", m0)) 
print(paste("True Outcome", my0_true)) 
print(paste("Bias", m0 - my0_true)) 

#Plot of Theoretical Distribution and CPM Distribution of L1
hg_L1_true <- ecdf(L1) 
hg_L1_CPM <- ecdf(sl1) 

plot(hg_L1_true, col = "blue", xlab = expression(paste(italic(L)[0])), ylab = expression(paste("Fn(", italic(L)[0], ")")), main = expression(paste("Distribution of ", italic(L)[0])), do.points = FALSE, lwd = 2, frame.plot = FALSE)
plot(hg_L1_CPM, col = "red", add = TRUE, do.points = FALSE, lwd = 2)
legend(0.5, 0.2, legend=c("Theoretical Distribution", "CPM Distribution"),
       col=c("blue", "red"), lty=1:2, cex=0.8)

#Plot of Theoretical Distribution and CPM Distribution of L2
hg_L2_true <- ecdf(L2) 
hg_L2_CPM <- ecdf(sl2) 

plot(hg_L2_true, col = "blue", xlab = expression(paste(italic(L)[1])), ylab = expression(paste("Fn(", italic(L)[1], ")")), main = expression(paste("Distribution of ", italic(L)[1])), do.points = FALSE, lwd = 2, frame.plot = FALSE)
plot(hg_L2_CPM, col = "red", add = TRUE, do.points = FALSE, lwd = 2)
legend(0.7, 0.2, legend=c("Theoretical Distribution", "CPM Distribution"),
       col=c("blue", "red"), lty=1:2, cex=0.8)

#Plot of Theoretical Distribution and CPM Distribution of L3
hg_L3_true <- ecdf(L3) 
hg_L3_CPM <- ecdf(sl3) 

plot(hg_L3_true, col = "blue", xlab = expression(paste(italic(L)[2])), ylab = expression(paste("Fn(", italic(L)[2], ")")), main = expression(paste("Distribution of ", italic(L)[2])), do.points = FALSE, lwd = 2, frame.plot = FALSE)
plot(hg_L3_CPM, col = "red", add = TRUE, do.points = FALSE, lwd = 2)
legend(0.7, 0.2, legend=c("Theoretical Distribution", "CPM Distribution"),
       col=c("blue", "red"), lty=1:2, cex=0.8)

#Plot of Theoretical Distribution and CPM Distribution of Y
hg_Y_true <- ecdf(Y_true)
hg_Y_CPM <- ecdf(sy0)

plot(hg_Y_true, col = "blue", xlab = substitute(paste(italic('Y'))), ylab = substitute(paste("Fn(", italic("Y"), ")")), main = expression(paste("Distribution of ", italic(Y))), do.points = FALSE, lwd = 2, frame.plot = FALSE)
plot(hg_Y_CPM, col = "red", add = TRUE, do.points = FALSE, lwd = 2)
legend(5, 0.2, legend=c("Theoretical Distribution", "CPM Distribution"),
       col=c("blue", "red"), lty=1:2, cex=0.8)
